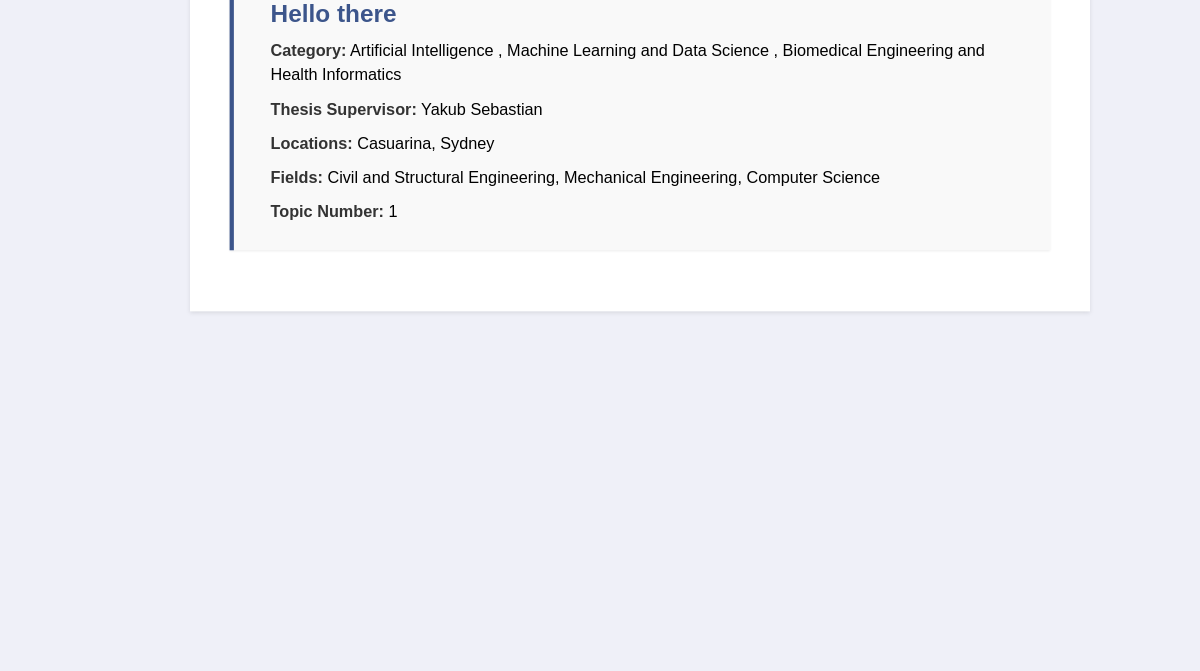
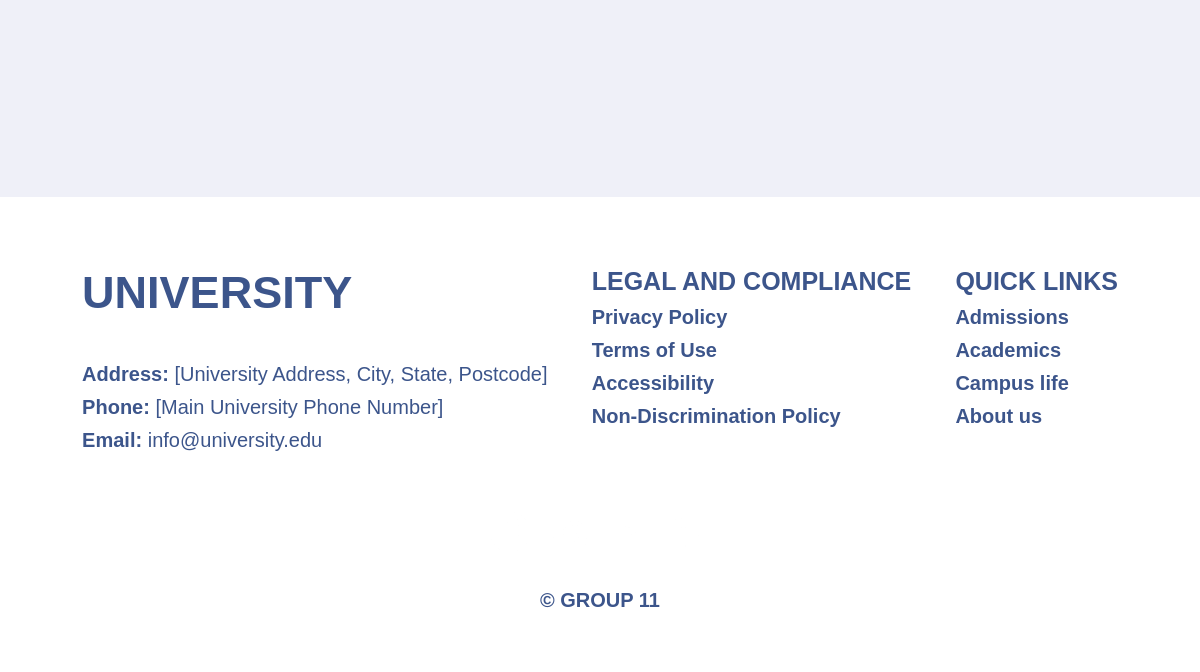
The app's page /project-list/ (lower part), older data (2 pictures, top to bottom).
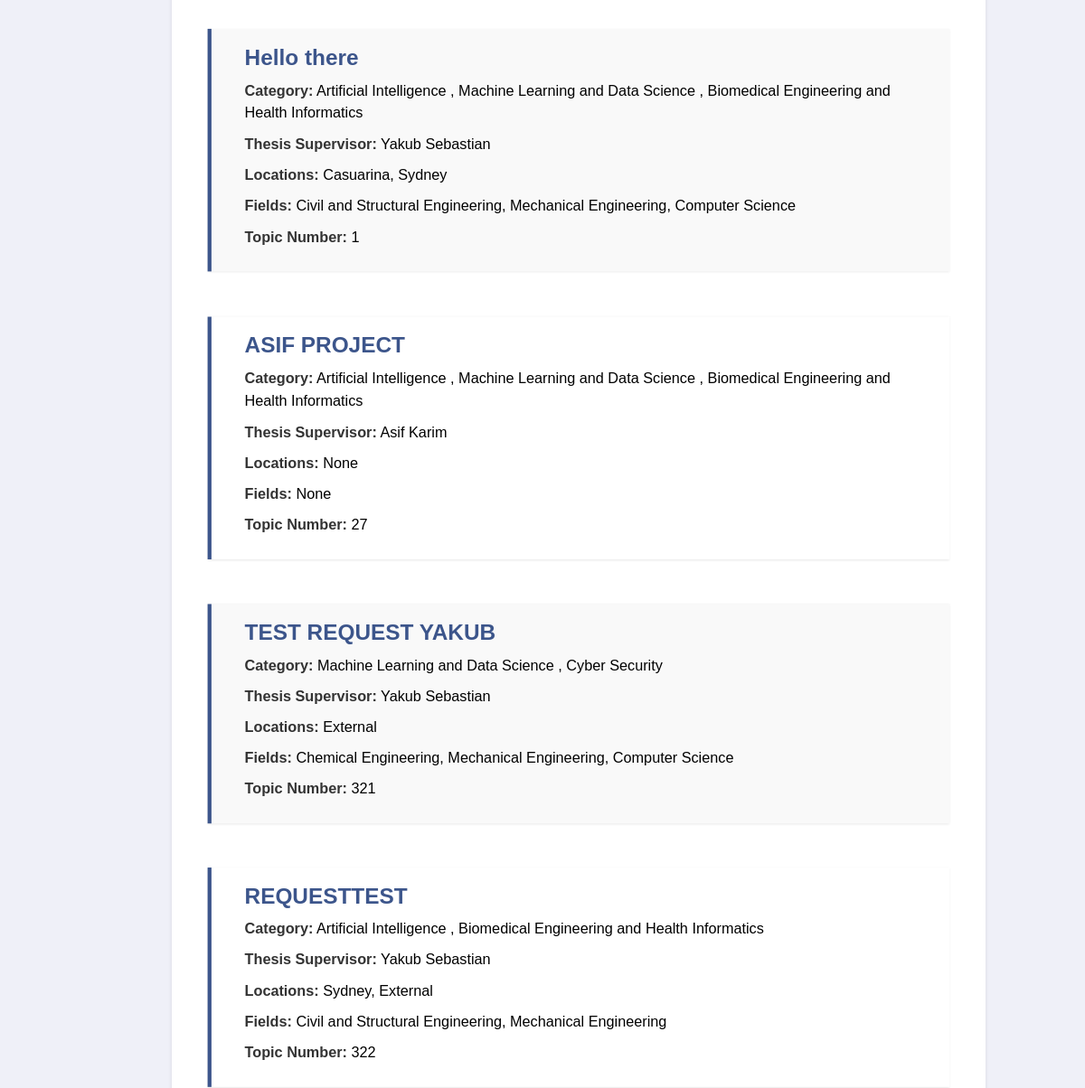
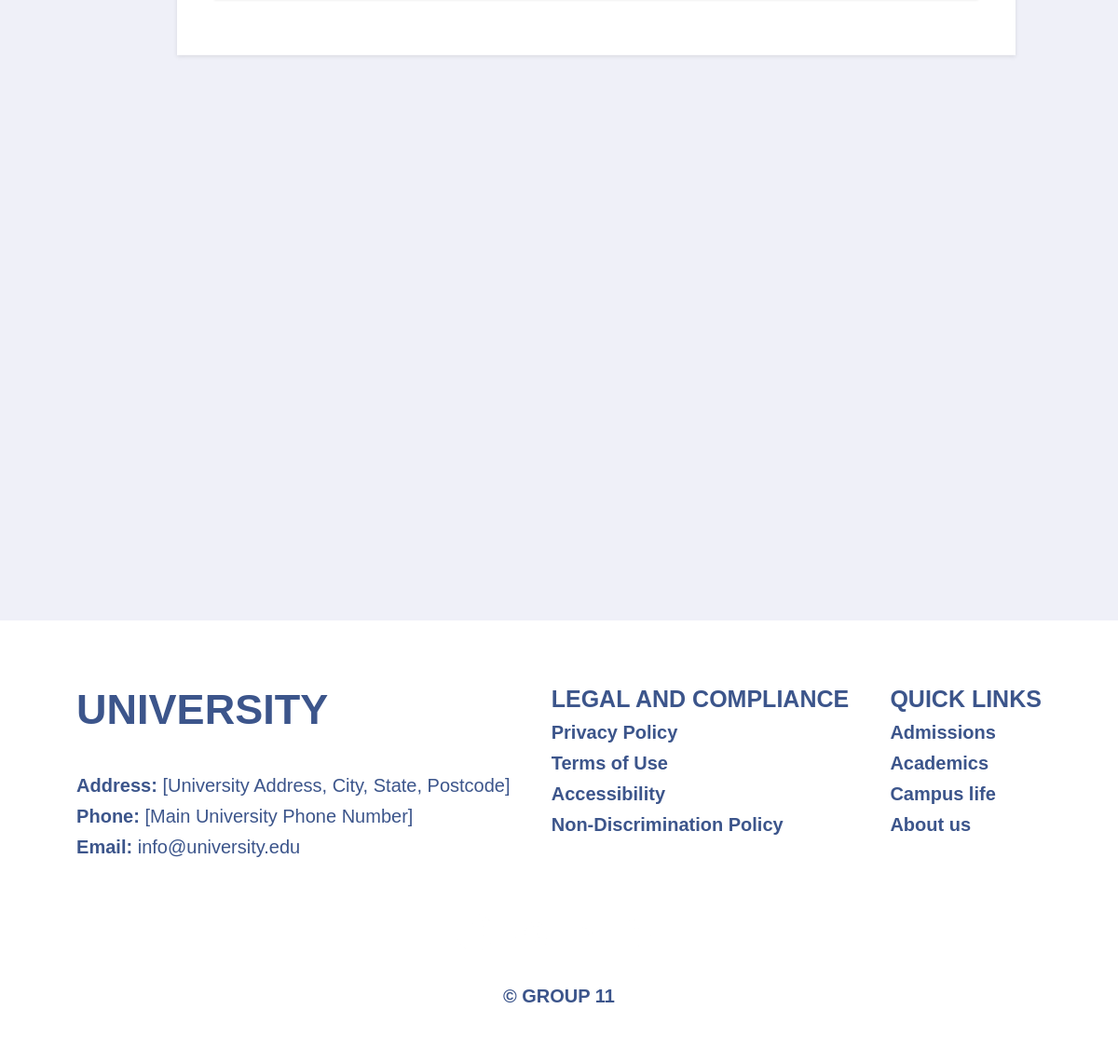
The same page, newer data (2 pictures, top to bottom).
### management/models.py (models this page shows, shortened)
class Project(models.Model):
    supervisor = models.ForeignKey(User, null=True, on_delete=models.SET_NULL)
    title = models.CharField(max_length=100, null=True)
    category = models.ManyToManyField("Category", blank=True)
    topic_num = models.PositiveIntegerField("Topic number", null=True, unique=True)
    location = models.ManyToManyField("Location", blank=True)
    research_areas = models.ManyToManyField("ResearchArea", blank=True)
    description = models.TextField(blank=True)

class Category(models.Model):
    name = models.CharField(max_length=100)

class Location(models.Model):
    name = models.CharField(max_length=30)

class ResearchArea(models.Model):
    name = models.CharField(max_length=60)

### accounts/models.py (models this page shows)
class User(AbstractUser):
    USER_TYPE_CHOICES = (
        ('unit_coordinator', 'Unit Coordinator'),
        ('supervisor', 'Supervisor'),
        ('student', 'Student'),
    )
    user_type = models.CharField(max_length=20, choices=USER_TYPE_CHOICES, default='student')
    groups = models.ManyToManyField(
        'auth.Group',
        verbose_name='groups',
        blank=True,
        help_text='The groups this user belongs to. A user will get all permissions granted to each of their groups.',
        related_name='custom_user_set',
        related_query_name='user',
    )
    user_permissions = models.ManyToManyField(
        'auth.Permission',
        verbose_name='user permissions',
        blank=True,
        help_text='Specific permissions for this user.',
        related_name='custom_user_set',
        related_query_name='user',
    )

### assignment_4_app/views.py (the view)
# urls.py: path("project-list/", views.project_list, name="project-list"),
def project_list(request):
    try:
        projects_list = Project.objects.all().order_by("topic_num")
        context = {
            "projects": projects_list,
        }
        return render(request, "assignment_4_app/projectList.html", context)
    except:
        return HttpResponseNotFound("This link is not supported")

### assignment_4_app/templates/assignment_4_app/projectList.html (shortened to what this page needs)
{% extends "base.html" %}
{% load static %}
{% block css_files %}
    <link rel="stylesheet" href="{% static "assignment_4_app/projectList.css"%}">
{% endblock %}
{% block content %}
<div class="container">
    {% for project in projects %}
        {% include "assignment_4_app/includes/project.html" %}
    {% endfor %}
</div>
{% endblock content %}

### assignment_4_app/templates/assignment_4_app/includes/project.html
<div class="project">
    <a class="link" href="{% url "project-details" project.topic_num %}">
        <h2>{{ project.title }}</h2>
        <p><strong>Category:</strong>
            {% for category in project.category.all %}
                {{ category.name }}
                {% if not forloop.last %}, {% endif %}
            {% endfor %}
        </p>
        <p><strong>Thesis Supervisor:</strong> {{ project.supervisor.first_name }} {{ project.supervisor.last_name }}</p>
        <p><strong>Locations:</strong>
            {% for location in project.location.all %}
                {{ location.name }}{% if not forloop.last %}, {% endif %}
            {% empty %}
                None
            {% endfor %}
            </p>
            <p><strong>Fields:</strong>
            {% for research_area in project.research_areas.all %}
                {{ research_area.name }}{% if not forloop.last %}, {% endif %}
            {% empty %}
                None
            {% endfor %}
            </p>
        <p><strong>Topic Number:</strong> {{ project.topic_num}}</p>
    </a>
</div>

Row changes from the older to the newer data that the page shows:
added Project: title "ASIF PROJECT", supervisor.first_name "Asif", supervisor.last_name "Karim", topic_num "27", Category (name "Artificial Intelligence"), Category (name "Machine Learning and Data Science"), Category (name "Biomedical Engineering and Health Informatics")
added Project: title "TEST REQUEST YAKUB", supervisor.first_name "Yakub", supervisor.last_name "Sebastian", topic_num "321", Category (name "Machine Learning and Data Science"), ResearchArea (name "Mechanical Engineering"), ResearchArea (name "Computer Science")
now on this page (row unchanged): Category: name "Cyber Security", shown under "TEST REQUEST YAKUB"
now on this page (row unchanged): Location: name "External"
now on this page (row unchanged): ResearchArea: name "Chemical Engineering", shown under "TEST REQUEST YAKUB"
added Project: title "REQUESTTEST", supervisor.first_name "Yakub", supervisor.last_name "Sebastian", topic_num "322", Category (name "Artificial Intelligence"), Category (name "Biomedical Engineering and Health Informatics"), Location (name "Sydney"), ResearchArea (name "Civil and Structural Engineering"), ResearchArea (name "Mechanical Engineering")
